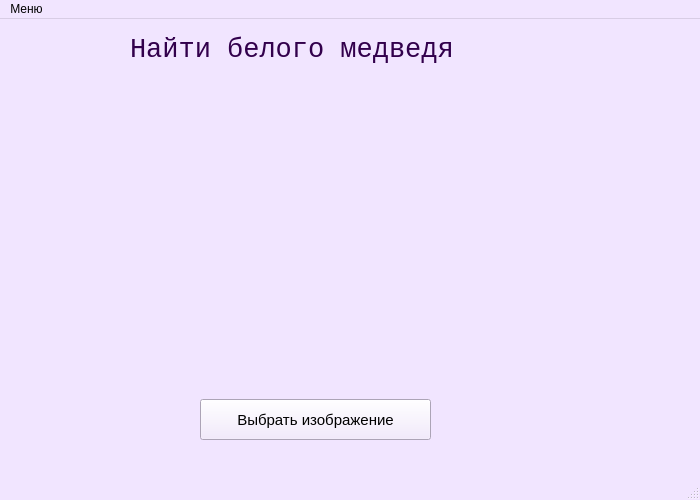
<?xml version="1.0" encoding="UTF-8"?>
<ui version="4.0">
 <class>MainWindow</class>
 <widget class="QMainWindow" name="MainWindow">
  <property name="geometry">
   <rect>
    <x>0</x>
    <y>0</y>
    <width>700</width>
    <height>500</height>
   </rect>
  </property>
  <property name="palette">
   <palette>
    <active>
     <colorrole role="WindowText">
      <brush brushstyle="SolidPattern">
       <color alpha="255">
        <red>50</red>
        <green>0</green>
        <blue>76</blue>
       </color>
      </brush>
     </colorrole>
     <colorrole role="Button">
      <brush brushstyle="SolidPattern">
       <color alpha="255">
        <red>241</red>
        <green>229</green>
        <blue>255</blue>
       </color>
      </brush>
     </colorrole>
     <colorrole role="Light">
      <brush brushstyle="SolidPattern">
       <color alpha="255">
        <red>255</red>
        <green>255</green>
        <blue>255</blue>
       </color>
      </brush>
     </colorrole>
     <colorrole role="Midlight">
      <brush brushstyle="SolidPattern">
       <color alpha="255">
        <red>248</red>
        <green>242</green>
        <blue>255</blue>
       </color>
      </brush>
     </colorrole>
     <colorrole role="Dark">
      <brush brushstyle="SolidPattern">
       <color alpha="255">
        <red>120</red>
        <green>114</green>
        <blue>127</blue>
       </color>
      </brush>
     </colorrole>
     <colorrole role="Mid">
      <brush brushstyle="SolidPattern">
       <color alpha="255">
        <red>161</red>
        <green>153</green>
        <blue>170</blue>
       </color>
      </brush>
     </colorrole>
     <colorrole role="Text">
      <brush brushstyle="SolidPattern">
       <color alpha="255">
        <red>0</red>
        <green>0</green>
        <blue>0</blue>
       </color>
      </brush>
     </colorrole>
     <colorrole role="BrightText">
      <brush brushstyle="SolidPattern">
       <color alpha="255">
        <red>255</red>
        <green>255</green>
        <blue>255</blue>
       </color>
      </brush>
     </colorrole>
     <colorrole role="ButtonText">
      <brush brushstyle="SolidPattern">
       <color alpha="255">
        <red>0</red>
        <green>0</green>
        <blue>0</blue>
       </color>
      </brush>
     </colorrole>
     <colorrole role="Base">
      <brush brushstyle="SolidPattern">
       <color alpha="255">
        <red>255</red>
        <green>255</green>
        <blue>255</blue>
       </color>
      </brush>
     </colorrole>
     <colorrole role="Window">
      <brush brushstyle="SolidPattern">
       <color alpha="255">
        <red>241</red>
        <green>229</green>
        <blue>255</blue>
       </color>
      </brush>
     </colorrole>
     <colorrole role="Shadow">
      <brush brushstyle="SolidPattern">
       <color alpha="255">
        <red>0</red>
        <green>0</green>
        <blue>0</blue>
       </color>
      </brush>
     </colorrole>
     <colorrole role="AlternateBase">
      <brush brushstyle="SolidPattern">
       <color alpha="255">
        <red>248</red>
        <green>242</green>
        <blue>255</blue>
       </color>
      </brush>
     </colorrole>
     <colorrole role="ToolTipBase">
      <brush brushstyle="SolidPattern">
       <color alpha="255">
        <red>255</red>
        <green>255</green>
        <blue>220</blue>
       </color>
      </brush>
     </colorrole>
     <colorrole role="ToolTipText">
      <brush brushstyle="SolidPattern">
       <color alpha="255">
        <red>0</red>
        <green>0</green>
        <blue>0</blue>
       </color>
      </brush>
     </colorrole>
    </active>
    <inactive>
     <colorrole role="WindowText">
      <brush brushstyle="SolidPattern">
       <color alpha="255">
        <red>50</red>
        <green>0</green>
        <blue>76</blue>
       </color>
      </brush>
     </colorrole>
     <colorrole role="Button">
      <brush brushstyle="SolidPattern">
       <color alpha="255">
        <red>241</red>
        <green>229</green>
        <blue>255</blue>
       </color>
      </brush>
     </colorrole>
     <colorrole role="Light">
      <brush brushstyle="SolidPattern">
       <color alpha="255">
        <red>255</red>
        <green>255</green>
        <blue>255</blue>
       </color>
      </brush>
     </colorrole>
     <colorrole role="Midlight">
      <brush brushstyle="SolidPattern">
       <color alpha="255">
        <red>248</red>
        <green>242</green>
        <blue>255</blue>
       </color>
      </brush>
     </colorrole>
     <colorrole role="Dark">
      <brush brushstyle="SolidPattern">
       <color alpha="255">
        <red>120</red>
        <green>114</green>
        <blue>127</blue>
       </color>
      </brush>
     </colorrole>
     <colorrole role="Mid">
      <brush brushstyle="SolidPattern">
       <color alpha="255">
        <red>161</red>
        <green>153</green>
        <blue>170</blue>
       </color>
      </brush>
     </colorrole>
     <colorrole role="Text">
      <brush brushstyle="SolidPattern">
       <color alpha="255">
        <red>0</red>
        <green>0</green>
        <blue>0</blue>
       </color>
      </brush>
     </colorrole>
     <colorrole role="BrightText">
      <brush brushstyle="SolidPattern">
       <color alpha="255">
        <red>255</red>
        <green>255</green>
        <blue>255</blue>
       </color>
      </brush>
     </colorrole>
     <colorrole role="ButtonText">
      <brush brushstyle="SolidPattern">
       <color alpha="255">
        <red>0</red>
        <green>0</green>
        <blue>0</blue>
       </color>
      </brush>
     </colorrole>
     <colorrole role="Base">
      <brush brushstyle="SolidPattern">
       <color alpha="255">
        <red>255</red>
        <green>255</green>
        <blue>255</blue>
       </color>
      </brush>
     </colorrole>
     <colorrole role="Window">
      <brush brushstyle="SolidPattern">
       <color alpha="255">
        <red>241</red>
        <green>229</green>
        <blue>255</blue>
       </color>
      </brush>
     </colorrole>
     <colorrole role="Shadow">
      <brush brushstyle="SolidPattern">
       <color alpha="255">
        <red>0</red>
        <green>0</green>
        <blue>0</blue>
       </color>
      </brush>
     </colorrole>
     <colorrole role="AlternateBase">
      <brush brushstyle="SolidPattern">
       <color alpha="255">
        <red>248</red>
        <green>242</green>
        <blue>255</blue>
       </color>
      </brush>
     </colorrole>
     <colorrole role="ToolTipBase">
      <brush brushstyle="SolidPattern">
       <color alpha="255">
        <red>255</red>
        <green>255</green>
        <blue>220</blue>
       </color>
      </brush>
     </colorrole>
     <colorrole role="ToolTipText">
      <brush brushstyle="SolidPattern">
       <color alpha="255">
        <red>0</red>
        <green>0</green>
        <blue>0</blue>
       </color>
      </brush>
     </colorrole>
    </inactive>
    <disabled>
     <colorrole role="WindowText">
      <brush brushstyle="SolidPattern">
       <color alpha="255">
        <red>120</red>
        <green>114</green>
        <blue>127</blue>
       </color>
      </brush>
     </colorrole>
     <colorrole role="Button">
      <brush brushstyle="SolidPattern">
       <color alpha="255">
        <red>241</red>
        <green>229</green>
        <blue>255</blue>
       </color>
      </brush>
     </colorrole>
     <colorrole role="Light">
      <brush brushstyle="SolidPattern">
       <color alpha="255">
        <red>255</red>
        <green>255</green>
        <blue>255</blue>
       </color>
      </brush>
     </colorrole>
     <colorrole role="Midlight">
      <brush brushstyle="SolidPattern">
       <color alpha="255">
        <red>248</red>
        <green>242</green>
        <blue>255</blue>
       </color>
      </brush>
     </colorrole>
     <colorrole role="Dark">
      <brush brushstyle="SolidPattern">
       <color alpha="255">
        <red>120</red>
        <green>114</green>
        <blue>127</blue>
       </color>
      </brush>
     </colorrole>
     <colorrole role="Mid">
      <brush brushstyle="SolidPattern">
       <color alpha="255">
        <red>161</red>
        <green>153</green>
        <blue>170</blue>
       </color>
      </brush>
     </colorrole>
     <colorrole role="Text">
      <brush brushstyle="SolidPattern">
       <color alpha="255">
        <red>120</red>
        <green>114</green>
        <blue>127</blue>
       </color>
      </brush>
     </colorrole>
     <colorrole role="BrightText">
      <brush brushstyle="SolidPattern">
       <color alpha="255">
        <red>255</red>
        <green>255</green>
        <blue>255</blue>
       </color>
      </brush>
     </colorrole>
     <colorrole role="ButtonText">
      <brush brushstyle="SolidPattern">
       <color alpha="255">
        <red>120</red>
        <green>114</green>
        <blue>127</blue>
       </color>
      </brush>
     </colorrole>
     <colorrole role="Base">
      <brush brushstyle="SolidPattern">
       <color alpha="255">
        <red>241</red>
        <green>229</green>
        <blue>255</blue>
       </color>
      </brush>
     </colorrole>
     <colorrole role="Window">
      <brush brushstyle="SolidPattern">
       <color alpha="255">
        <red>241</red>
        <green>229</green>
        <blue>255</blue>
       </color>
      </brush>
     </colorrole>
     <colorrole role="Shadow">
      <brush brushstyle="SolidPattern">
       <color alpha="255">
        <red>0</red>
        <green>0</green>
        <blue>0</blue>
       </color>
      </brush>
     </colorrole>
     <colorrole role="AlternateBase">
      <brush brushstyle="SolidPattern">
       <color alpha="255">
        <red>241</red>
        <green>229</green>
        <blue>255</blue>
       </color>
      </brush>
     </colorrole>
     <colorrole role="ToolTipBase">
      <brush brushstyle="SolidPattern">
       <color alpha="255">
        <red>255</red>
        <green>255</green>
        <blue>220</blue>
       </color>
      </brush>
     </colorrole>
     <colorrole role="ToolTipText">
      <brush brushstyle="SolidPattern">
       <color alpha="255">
        <red>0</red>
        <green>0</green>
        <blue>0</blue>
       </color>
      </brush>
     </colorrole>
    </disabled>
   </palette>
  </property>
  <property name="windowTitle">
   <string>MainWindow</string>
  </property>
  <widget class="QWidget" name="centralwidget">
   <widget class="QLabel" name="label">
    <property name="geometry">
     <rect>
      <x>130</x>
      <y>10</y>
      <width>361</width>
      <height>41</height>
     </rect>
    </property>
    <property name="font">
     <font>
      <family>Consolas</family>
      <pointsize>20</pointsize>
     </font>
    </property>
    <property name="text">
     <string>Найти белого медведя</string>
    </property>
   </widget>
   <widget class="QLabel" name="label_2">
    <property name="geometry">
     <rect>
      <x>60</x>
      <y>60</y>
      <width>551</width>
      <height>271</height>
     </rect>
    </property>
    <property name="text">
     <string/>
    </property>
   </widget>
   <widget class="QPushButton" name="pushButton">
    <property name="geometry">
     <rect>
      <x>200</x>
      <y>380</y>
      <width>231</width>
      <height>41</height>
     </rect>
    </property>
    <property name="font">
     <font>
      <pointsize>11</pointsize>
     </font>
    </property>
    <property name="text">
     <string>Выбрать изображение</string>
    </property>
   </widget>
  </widget>
  <widget class="QMenuBar" name="menubar">
   <property name="geometry">
    <rect>
     <x>0</x>
     <y>0</y>
     <width>700</width>
     <height>26</height>
    </rect>
   </property>
   <widget class="QMenu" name="menu">
    <property name="title">
     <string>Меню</string>
    </property>
    <addaction name="action_3"/>
    <addaction name="action_4"/>
   </widget>
   <addaction name="menu"/>
  </widget>
  <widget class="QStatusBar" name="statusbar"/>
  <action name="action">
   <property name="text">
    <string>Войти</string>
   </property>
  </action>
  <action name="action_2">
   <property name="text">
    <string>Зарегистрироваться</string>
   </property>
  </action>
  <action name="action_3">
   <property name="text">
    <string>Справка</string>
   </property>
  </action>
  <action name="action_4">
   <property name="text">
    <string>Анекдот</string>
   </property>
  </action>
 </widget>
 <resources/>
 <connections/>
</ui>
